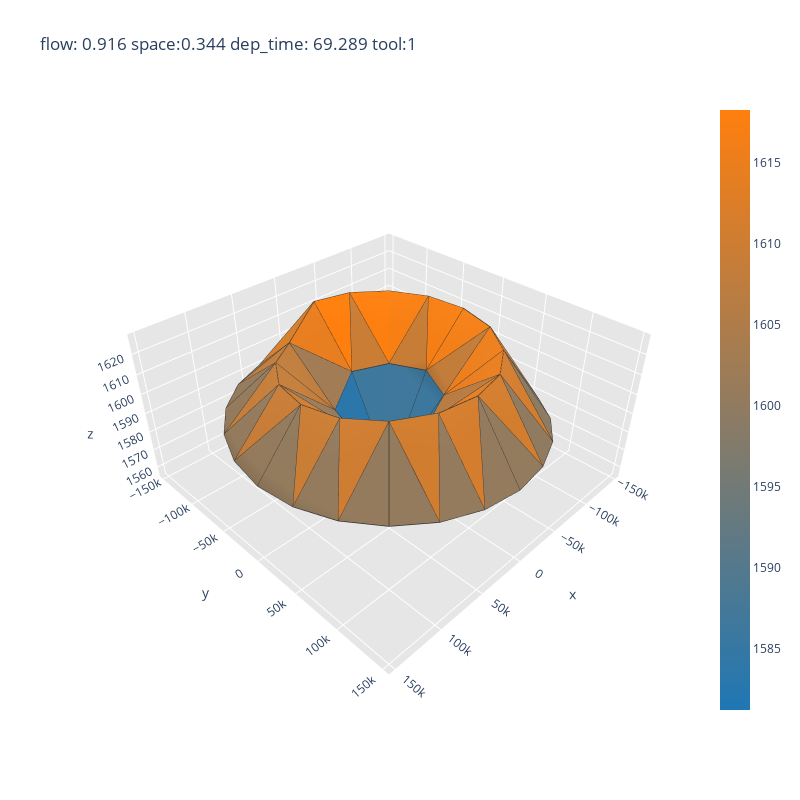
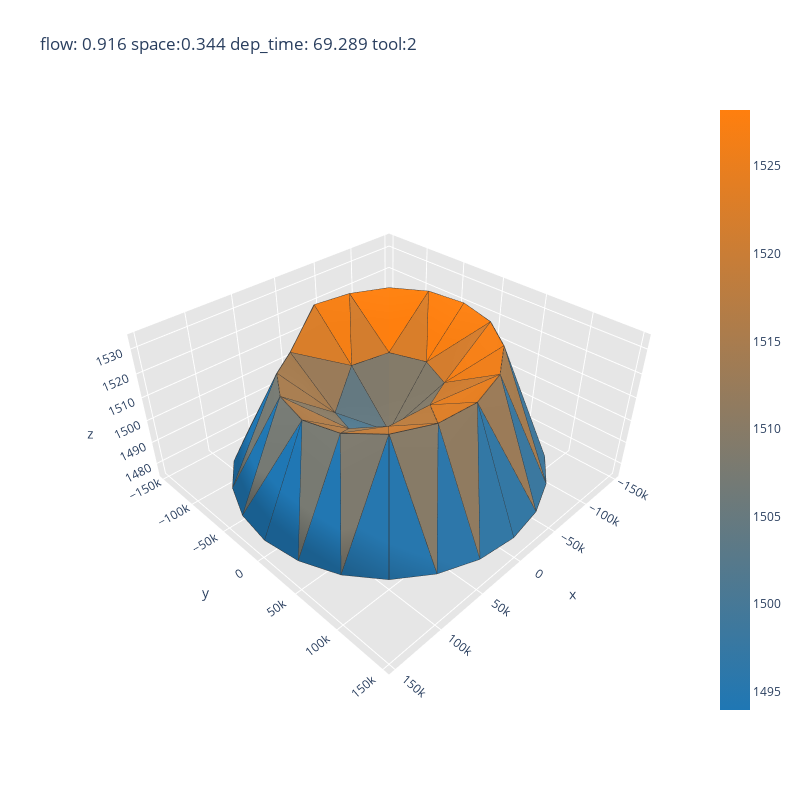
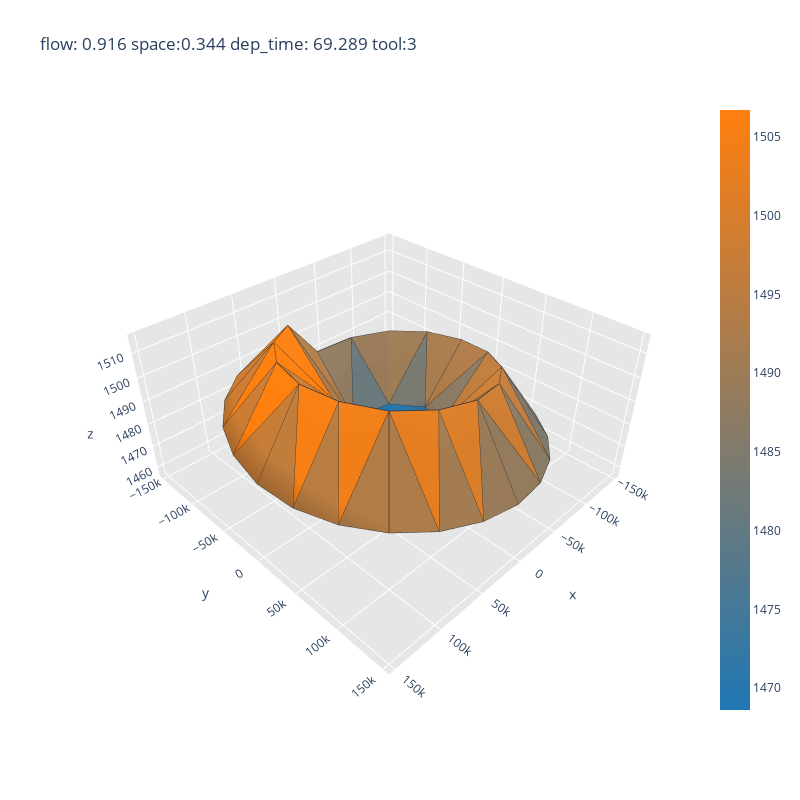
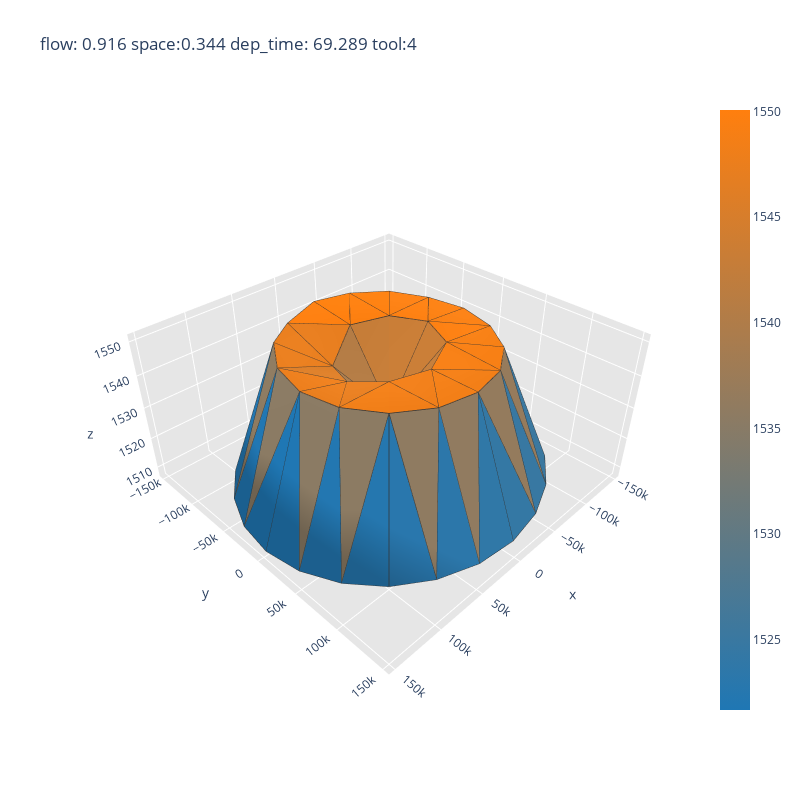

The code cell stored with these charts, in order, in its notebook:
### Code cell
tool_1 = df[all_sites].iloc[0].values
tool_2 = df[all_sites].iloc[1].values
tool_3 = df[all_sites].iloc[2].values
tool_4 = df[all_sites].iloc[3].values

visualize(tool_1, 'flow: 0.916 space:0.344 dep_time: 69.289 tool:1' )
visualize(tool_2, 'flow: 0.916 space:0.344 dep_time: 69.289 tool:2' )
visualize(tool_3, 'flow: 0.916 space:0.344 dep_time: 69.289 tool:3' )
visualize(tool_4, 'flow: 0.916 space:0.344 dep_time: 69.289 tool:4' )

### Figure 1 — Plotly figure (JSON) as saved in the notebook; plotly's stock layout.template omitted (floating-point values rounded to 4 significant figures; data arrays with more than 128 entries replaced by an {"elided": "..."} marker saying what was removed)
{"data": [{"facecolor": ["rgb(158, 124, 86)", "rgb(131, 123, 106)", "rgb(147, 123, 94)", "rgb(145, 123, 96)", "rgb(149, 123, 93)", "rgb(215, 126, 43)", "rgb(132, 123, 105)", "rgb(212, 125, 46)", "rgb(53, 120, 164)", "rgb(202, 125, 53)", "rgb(191, 125, 62)", "rgb(232, 126, 31)", "rgb(184, 124, 67)", "rgb(226, 126, 36)", "rgb(199, 125, 55)", "rgb(195, 125, 59)", "rgb(209, 125, 48)", "rgb(235, 126, 29)", "rgb(248, 127, 19)", "rgb(252, 127, 16)", "rgb(49, 120, 167)", "rgb(219, 126, 41)", "rgb(224, 126, 37)", "rgb(179, 124, 70)", "rgb(232, 126, 31)", "rgb(161, 124, 84)", "rgb(255, 127, 14)", "rgb(202, 125, 53)", "rgb(43, 119, 171)", "rgb(62, 120, 157)", "rgb(133, 123, 104)", "rgb(216, 126, 43)", "rgb(137, 123, 102)", "rgb(143, 123, 97)", "rgb(222, 126, 39)", "rgb(139, 123, 100)", "rgb(205, 125, 51)", "rgb(152, 123, 90)", "rgb(209, 125, 48)", "rgb(168, 124, 78)", "rgb(31, 119, 180)", "rgb(43, 119, 171)", "rgb(147, 123, 94)", "rgb(194, 125, 60)", "rgb(149, 123, 93)", "rgb(148, 123, 93)", "rgb(196, 125, 58)", "rgb(148, 123, 94)", "rgb(242, 127, 23)", "rgb(194, 125, 59)", "rgb(246, 127, 21)", "rgb(200, 125, 55)", "rgb(60, 120, 158)", "rgb(63, 120, 156)", "rgb(144, 123, 96)", "rgb(210, 125, 47)", "rgb(141, 123, 98)", "rgb(133, 123, 104)", "rgb(207, 125, 49)", "rgb(136, 123, 103)", "rgb(228, 126, 34)", "rgb(227, 126, 35)", "rgb(147, 123, 94)", "rgb(211, 125, 46)", "rgb(148, 123, 93)", "rgb(212, 125, 46)", "rgb(148, 123, 93)", "rgb(206, 125, 51)", "rgb(149, 123, 93)", "rgb(148, 123, 93)", "rgb(209, 125, 48)", "rgb(148, 123, 94)"], "i": [38, 32, 44, 17, 22, 18, 13, 14, 2, 19, 6, 3, 10, 16, 21, 21, 12, 12, 4, 16, 8, 8, 24, 8, 18, 6, 5, 5, 5, 4, 33, 14, 33, 16, 35, 34, 7, 21, 19, 8, 6, 7, 39, 18, 39, 21, 41, 40, 0, 12, 14, 4, 3, 0, 27, 10, 27, 12, 29, 28, 9, 24, 26, 10, 9, 9, 45, 19, 45, 24, 47, 46], "j": [17, 13, 22, 36, 42, 17, 30, 13, 3, 22, 18, 10, 3, 36, 42, 6, 30, 3, 14, 4, 2, 19, 8, 24, 5, 5, 16, 4, 6, 5, 14, 33, 34, 35, 16, 35, 21, 7, 7, 7, 7, 8, 18, 39, 40, 41, 21, 41, 12, 0, 0, 0, 0, 4, 10, 27, 28, 29, 12, 29, 10, 9, 9, 9, 48, 24, 19, 45, 46, 47, 24, 47], "k": [37, 31, 43, 37, 43, 38, 31, 32, 1, 44, 20, 11, 2, 17, 22, 20, 13, 11, 15, 15, 1, 23, 23, 2, 17, 18, 17, 16, 1, 1, 32, 15, 15, 36, 15, 15, 22, 6, 22, 19, 1, 1, 38, 20, 20, 42, 20, 20, 13, 3, 13, 14, 1, 1, 26, 11, 11, 30, 11, 11, 2, 2, 25, 26, 25, 48, 44, 23, 23, 48, 23, 23], "name": "", "type": "mesh3d", "x": [-49000, 0, 3e-12, -34650.0, -34650.0, -9.001e-12, 34650.0, 49000, 34650.0, 6.001e-12, -37503, -69300.0, -90540.0, -98000, -90540.0, -69300.0, -37503, -1.8e-11, 37503, 90540.0, 69300.0, 90540.0, 98000, 69300.0, 37503, 9.001e-12, -38050.0, -73500, -103945, -127306, -141991, -147000, -141991, -127306, -103945, -73500, -38050.0, -2.7e-11, 38050.0, 73500, 103945, 127306, 141991, 147000, 141991, 127306, 103945, 73500, 38050.0], "y": [6.001e-12, 0, 49000, 34650.0, -34650.0, -49000, -34650.0, -1.2e-11, 34650.0, 98000, 90540.0, 69300.0, 37503, 1.2e-11, -37503, -69300.0, -90540.0, -98000, -90540.0, 37503, -69300.0, -37503, -2.4e-11, 69300.0, 90540.0, 147000, 141991, 127306, 103945, 73500, 38050.0, 1.8e-11, -38050.0, -73500, -103945, -127306, -141991, -147000, -141991, -127306, -103945, -73500, -38050.0, -3.6e-11, 38050.0, 73500, 103945, 127306, 141991], "z": [1602.0, 1557.0, 1598.0, 1600.0, 1601.0, 1601.0, 1592.0, 1595.0, 1598.0, 1622.0, 1622.0, 1622.0, 1623.0, 1624.0, 1625.0, 1626.0, 1627.0, 1627.0, 1615.0, 1619.0, 1616.0, 1617.0, 1618.0, 1620.0, 1621.0, 1590.0, 1589.0, 1589.0, 1587.0, 1586.0, 1585.0, 1585.0, 1585.0, 1585.0, 1586.0, 1586.0, 1586.0, 1586.0, 1593.0, 1593.0, 1593.0, 1593.0, 1592.0, 1592.0, 1592.0, 1591.0, 1591.0, 1591.0, 1590.0]}, {"line": {"color": "rgb(50, 50, 50)", "width": 1.5}, "mode": "lines", "showlegend": false, "type": "scatter3d", "x": {"elided": "360 float values"}, "y": {"elided": "360 float values"}, "z": {"elided": "360 float values"}}, {"hoverinfo": "none", "marker": {"color": [1581.0, 1618.0], "colorscale": [[0, "rgb(31, 119, 180)"], [1, "rgb(255, 127, 14)"]], "showscale": true, "size": 0.1}, "mode": "markers", "showlegend": false, "type": "scatter3d", "x": [-49000], "y": [6.001e-12], "z": [1602.0]}], "layout": {"height": 800, "scene": {"aspectratio": {"x": 1, "y": 1, "z": 0.5}, "xaxis": {"backgroundcolor": "rgb(230, 230, 230)", "gridcolor": "rgb(255, 255, 255)", "showbackground": true, "zerolinecolor": "rgb(255, 255, 255)"}, "yaxis": {"backgroundcolor": "rgb(230, 230, 230)", "gridcolor": "rgb(255, 255, 255)", "showbackground": true, "zerolinecolor": "rgb(255, 255, 255)"}, "zaxis": {"backgroundcolor": "rgb(230, 230, 230)", "gridcolor": "rgb(255, 255, 255)", "showbackground": true, "zerolinecolor": "rgb(255, 255, 255)"}}, "title": {"text": "flow: 0.916 space:0.344 dep_time: 69.289 tool:1"}, "width": 800}}

### Figure 2 — Plotly figure (JSON) as saved in the notebook; plotly's stock layout.template omitted (floating-point values rounded to 4 significant figures; data arrays with more than 128 entries replaced by an {"elided": "..."} marker saying what was removed)
{"data": [{"facecolor": ["rgb(48, 120, 168)", "rgb(62, 120, 157)", "rgb(32, 119, 180)", "rgb(36, 119, 176)", "rgb(31, 119, 180)", "rgb(144, 123, 96)", "rgb(67, 120, 153)", "rgb(175, 124, 73)", "rgb(131, 123, 106)", "rgb(120, 122, 114)", "rgb(165, 124, 80)", "rgb(238, 126, 26)", "rgb(206, 125, 50)", "rgb(161, 124, 83)", "rgb(118, 122, 116)", "rgb(167, 124, 79)", "rgb(177, 124, 72)", "rgb(245, 127, 22)", "rgb(255, 127, 14)", "rgb(253, 127, 16)", "rgb(121, 122, 113)", "rgb(193, 125, 60)", "rgb(202, 125, 54)", "rgb(187, 125, 64)", "rgb(217, 126, 42)", "rgb(154, 123, 89)", "rgb(245, 127, 21)", "rgb(211, 125, 46)", "rgb(100, 121, 129)", "rgb(129, 122, 107)", "rgb(58, 120, 160)", "rgb(173, 124, 74)", "rgb(53, 120, 164)", "rgb(42, 119, 172)", "rgb(167, 124, 79)", "rgb(49, 120, 167)", "rgb(174, 124, 74)", "rgb(137, 123, 101)", "rgb(175, 124, 73)", "rgb(157, 124, 87)", "rgb(82, 121, 142)", "rgb(100, 121, 129)", "rgb(33, 119, 179)", "rgb(117, 122, 116)", "rgb(33, 119, 179)", "rgb(32, 119, 179)", "rgb(118, 122, 115)", "rgb(32, 119, 179)", "rgb(249, 127, 18)", "rgb(212, 125, 46)", "rgb(253, 127, 16)", "rgb(217, 126, 42)", "rgb(131, 123, 106)", "rgb(132, 123, 105)", "rgb(59, 120, 159)", "rgb(165, 124, 80)", "rgb(65, 120, 155)", "rgb(69, 120, 152)", "rgb(174, 124, 74)", "rgb(67, 120, 153)", "rgb(229, 126, 33)", "rgb(220, 126, 40)", "rgb(52, 120, 164)", "rgb(155, 123, 88)", "rgb(51, 120, 165)", "rgb(144, 123, 96)", "rgb(34, 119, 178)", "rgb(126, 122, 110)", "rgb(38, 119, 175)", "rgb(45, 119, 170)", "rgb(135, 123, 103)", "rgb(39, 119, 174)"], "i": [38, 32, 44, 17, 22, 18, 13, 14, 2, 19, 6, 3, 10, 16, 21, 21, 12, 12, 4, 16, 8, 8, 24, 8, 18, 6, 5, 5, 5, 4, 33, 14, 33, 16, 35, 34, 7, 21, 19, 8, 6, 7, 39, 18, 39, 21, 41, 40, 0, 12, 14, 4, 3, 0, 27, 10, 27, 12, 29, 28, 9, 24, 26, 10, 9, 9, 45, 19, 45, 24, 47, 46], "j": [17, 13, 22, 36, 42, 17, 30, 13, 3, 22, 18, 10, 3, 36, 42, 6, 30, 3, 14, 4, 2, 19, 8, 24, 5, 5, 16, 4, 6, 5, 14, 33, 34, 35, 16, 35, 21, 7, 7, 7, 7, 8, 18, 39, 40, 41, 21, 41, 12, 0, 0, 0, 0, 4, 10, 27, 28, 29, 12, 29, 10, 9, 9, 9, 48, 24, 19, 45, 46, 47, 24, 47], "k": [37, 31, 43, 37, 43, 38, 31, 32, 1, 44, 20, 11, 2, 17, 22, 20, 13, 11, 15, 15, 1, 23, 23, 2, 17, 18, 17, 16, 1, 1, 32, 15, 15, 36, 15, 15, 22, 6, 22, 19, 1, 1, 38, 20, 20, 42, 20, 20, 13, 3, 13, 14, 1, 1, 26, 11, 11, 30, 11, 11, 2, 2, 25, 26, 25, 48, 44, 23, 23, 48, 23, 23], "name": "", "type": "mesh3d", "x": [-49000, 0, 3e-12, -34650.0, -34650.0, -9.001e-12, 34650.0, 49000, 34650.0, 6.001e-12, -37503, -69300.0, -90540.0, -98000, -90540.0, -69300.0, -37503, -1.8e-11, 37503, 90540.0, 69300.0, 90540.0, 98000, 69300.0, 37503, 9.001e-12, -38050.0, -73500, -103945, -127306, -141991, -147000, -141991, -127306, -103945, -73500, -38050.0, -2.7e-11, 38050.0, 73500, 103945, 127306, 141991, 147000, 141991, 127306, 103945, 73500, 38050.0], "y": [6.001e-12, 0, 49000, 34650.0, -34650.0, -49000, -34650.0, -1.2e-11, 34650.0, 98000, 90540.0, 69300.0, 37503, 1.2e-11, -37503, -69300.0, -90540.0, -98000, -90540.0, 37503, -69300.0, -37503, -2.4e-11, 69300.0, 90540.0, 147000, 141991, 127306, 103945, 73500, 38050.0, 1.8e-11, -38050.0, -73500, -103945, -127306, -141991, -147000, -141991, -127306, -103945, -73500, -38050.0, -3.6e-11, 38050.0, 73500, 103945, 127306, 141991], "z": [1516.0, 1495.0, 1516.0, 1516.0, 1517.0, 1515.0, 1503.0, 1507.0, 1512.0, 1527.0, 1529.0, 1531.0, 1532.0, 1533.0, 1534.0, 1534.0, 1533.0, 1533.0, 1520.0, 1521.0, 1520.0, 1521.0, 1520.0, 1523.0, 1525.0, 1482.0, 1483.0, 1483.0, 1483.0, 1484.0, 1483.0, 1482.0, 1481.0, 1480.0, 1479.0, 1478.0, 1476.0, 1476.0, 1482.0, 1481.0, 1481.0, 1481.0, 1481.0, 1481.0, 1481.0, 1481.0, 1481.0, 1481.0, 1482.0]}, {"line": {"color": "rgb(50, 50, 50)", "width": 1.5}, "mode": "lines", "showlegend": false, "type": "scatter3d", "x": {"elided": "360 float values"}, "y": {"elided": "360 float values"}, "z": {"elided": "360 float values"}}, {"hoverinfo": "none", "marker": {"color": [1494.0, 1528.0], "colorscale": [[0, "rgb(31, 119, 180)"], [1, "rgb(255, 127, 14)"]], "showscale": true, "size": 0.1}, "mode": "markers", "showlegend": false, "type": "scatter3d", "x": [-49000], "y": [6.001e-12], "z": [1516.0]}], "layout": {"height": 800, "scene": {"aspectratio": {"x": 1, "y": 1, "z": 0.5}, "xaxis": {"backgroundcolor": "rgb(230, 230, 230)", "gridcolor": "rgb(255, 255, 255)", "showbackground": true, "zerolinecolor": "rgb(255, 255, 255)"}, "yaxis": {"backgroundcolor": "rgb(230, 230, 230)", "gridcolor": "rgb(255, 255, 255)", "showbackground": true, "zerolinecolor": "rgb(255, 255, 255)"}, "zaxis": {"backgroundcolor": "rgb(230, 230, 230)", "gridcolor": "rgb(255, 255, 255)", "showbackground": true, "zerolinecolor": "rgb(255, 255, 255)"}}, "title": {"text": "flow: 0.916 space:0.344 dep_time: 69.289 tool:2"}, "width": 800}}

### Figure 3 — Plotly figure (JSON) as saved in the notebook; plotly's stock layout.template omitted (floating-point values rounded to 4 significant figures; data arrays with more than 128 entries replaced by an {"elided": "..."} marker saying what was removed)
{"data": [{"facecolor": ["rgb(114, 122, 119)", "rgb(97, 121, 131)", "rgb(193, 125, 60)", "rgb(57, 120, 161)", "rgb(200, 125, 55)", "rgb(213, 125, 45)", "rgb(104, 122, 126)", "rgb(151, 123, 91)", "rgb(64, 120, 156)", "rgb(247, 127, 20)", "rgb(249, 127, 18)", "rgb(202, 125, 53)", "rgb(162, 124, 83)", "rgb(123, 122, 112)", "rgb(255, 127, 14)", "rgb(255, 127, 14)", "rgb(164, 124, 82)", "rgb(191, 125, 61)", "rgb(158, 124, 86)", "rgb(153, 123, 90)", "rgb(72, 120, 149)", "rgb(243, 127, 23)", "rgb(237, 126, 28)", "rgb(179, 124, 70)", "rgb(176, 124, 72)", "rgb(168, 124, 79)", "rgb(143, 123, 97)", "rgb(106, 122, 124)", "rgb(60, 120, 159)", "rgb(31, 119, 180)", "rgb(88, 121, 138)", "rgb(142, 123, 98)", "rgb(78, 121, 145)", "rgb(64, 120, 156)", "rgb(130, 123, 106)", "rgb(71, 120, 150)", "rgb(251, 127, 17)", "rgb(201, 125, 54)", "rgb(250, 127, 18)", "rgb(191, 125, 61)", "rgb(87, 121, 138)", "rgb(78, 121, 145)", "rgb(207, 125, 50)", "rgb(251, 127, 17)", "rgb(208, 125, 49)", "rgb(205, 125, 51)", "rgb(254, 127, 14)", "rgb(206, 125, 51)", "rgb(175, 124, 73)", "rgb(139, 123, 100)", "rgb(168, 124, 78)", "rgb(121, 122, 113)", "rgb(53, 120, 164)", "rgb(41, 119, 173)", "rgb(138, 123, 100)", "rgb(192, 125, 61)", "rgb(127, 122, 109)", "rgb(113, 122, 119)", "rgb(176, 124, 73)", "rgb(123, 122, 112)", "rgb(218, 126, 42)", "rgb(226, 126, 35)", "rgb(148, 123, 93)", "rgb(204, 125, 51)", "rgb(154, 123, 89)", "rgb(218, 126, 41)", "rgb(186, 125, 65)", "rgb(240, 126, 25)", "rgb(178, 124, 71)", "rgb(163, 124, 82)", "rgb(229, 126, 33)", "rgb(172, 124, 75)"], "i": [38, 32, 44, 17, 22, 18, 13, 14, 2, 19, 6, 3, 10, 16, 21, 21, 12, 12, 4, 16, 8, 8, 24, 8, 18, 6, 5, 5, 5, 4, 33, 14, 33, 16, 35, 34, 7, 21, 19, 8, 6, 7, 39, 18, 39, 21, 41, 40, 0, 12, 14, 4, 3, 0, 27, 10, 27, 12, 29, 28, 9, 24, 26, 10, 9, 9, 45, 19, 45, 24, 47, 46], "j": [17, 13, 22, 36, 42, 17, 30, 13, 3, 22, 18, 10, 3, 36, 42, 6, 30, 3, 14, 4, 2, 19, 8, 24, 5, 5, 16, 4, 6, 5, 14, 33, 34, 35, 16, 35, 21, 7, 7, 7, 7, 8, 18, 39, 40, 41, 21, 41, 12, 0, 0, 0, 0, 4, 10, 27, 28, 29, 12, 29, 10, 9, 9, 9, 48, 24, 19, 45, 46, 47, 24, 47], "k": [37, 31, 43, 37, 43, 38, 31, 32, 1, 44, 20, 11, 2, 17, 22, 20, 13, 11, 15, 15, 1, 23, 23, 2, 17, 18, 17, 16, 1, 1, 32, 15, 15, 36, 15, 15, 22, 6, 22, 19, 1, 1, 38, 20, 20, 42, 20, 20, 13, 3, 13, 14, 1, 1, 26, 11, 11, 30, 11, 11, 2, 2, 25, 26, 25, 48, 44, 23, 23, 48, 23, 23], "name": "", "type": "mesh3d", "x": [-49000, 0, 3e-12, -34650.0, -34650.0, -9.001e-12, 34650.0, 49000, 34650.0, 6.001e-12, -37503, -69300.0, -90540.0, -98000, -90540.0, -69300.0, -37503, -1.8e-11, 37503, 90540.0, 69300.0, 90540.0, 98000, 69300.0, 37503, 9.001e-12, -38050.0, -73500, -103945, -127306, -141991, -147000, -141991, -127306, -103945, -73500, -38050.0, -2.7e-11, 38050.0, 73500, 103945, 127306, 141991, 147000, 141991, 127306, 103945, 73500, 38050.0], "y": [6.001e-12, 0, 49000, 34650.0, -34650.0, -49000, -34650.0, -1.2e-11, 34650.0, 98000, 90540.0, 69300.0, 37503, 1.2e-11, -37503, -69300.0, -90540.0, -98000, -90540.0, 37503, -69300.0, -37503, -2.4e-11, 69300.0, 90540.0, 147000, 141991, 127306, 103945, 73500, 38050.0, 1.8e-11, -38050.0, -73500, -103945, -127306, -141991, -147000, -141991, -127306, -103945, -73500, -38050.0, -3.6e-11, 38050.0, 73500, 103945, 127306, 141991], "z": [1478.0, 1457.0, 1484.0, 1481.0, 1476.0, 1473.0, 1490.0, 1487.0, 1486.0, 1510.0, 1507.0, 1505.0, 1502.0, 1500.0, 1498.0, 1497.0, 1496.0, 1494.0, 1513.0, 1515.0, 1514.0, 1516.0, 1515.0, 1513.0, 1512.0, 1479.0, 1477.0, 1476.0, 1475.0, 1474.0, 1473.0, 1471.0, 1469.0, 1467.0, 1466.0, 1464.0, 1463.0, 1462.0, 1492.0, 1491.0, 1491.0, 1490.0, 1489.0, 1487.0, 1486.0, 1484.0, 1483.0, 1481.0, 1480.0]}, {"line": {"color": "rgb(50, 50, 50)", "width": 1.5}, "mode": "lines", "showlegend": false, "type": "scatter3d", "x": {"elided": "360 float values"}, "y": {"elided": "360 float values"}, "z": {"elided": "360 float values"}}, {"hoverinfo": "none", "marker": {"color": [1469.0, 1507.0], "colorscale": [[0, "rgb(31, 119, 180)"], [1, "rgb(255, 127, 14)"]], "showscale": true, "size": 0.1}, "mode": "markers", "showlegend": false, "type": "scatter3d", "x": [-49000], "y": [6.001e-12], "z": [1478.0]}], "layout": {"height": 800, "scene": {"aspectratio": {"x": 1, "y": 1, "z": 0.5}, "xaxis": {"backgroundcolor": "rgb(230, 230, 230)", "gridcolor": "rgb(255, 255, 255)", "showbackground": true, "zerolinecolor": "rgb(255, 255, 255)"}, "yaxis": {"backgroundcolor": "rgb(230, 230, 230)", "gridcolor": "rgb(255, 255, 255)", "showbackground": true, "zerolinecolor": "rgb(255, 255, 255)"}, "zaxis": {"backgroundcolor": "rgb(230, 230, 230)", "gridcolor": "rgb(255, 255, 255)", "showbackground": true, "zerolinecolor": "rgb(255, 255, 255)"}}, "title": {"text": "flow: 0.916 space:0.344 dep_time: 69.289 tool:3"}, "width": 800}}

### Figure 4 — Plotly figure (JSON) as saved in the notebook; plotly's stock layout.template omitted (floating-point values rounded to 4 significant figures; data arrays with more than 128 entries replaced by an {"elided": "..."} marker saying what was removed)
{"data": [{"facecolor": ["rgb(61, 120, 158)", "rgb(75, 121, 148)", "rgb(32, 119, 179)", "rgb(80, 121, 144)", "rgb(31, 119, 180)", "rgb(147, 123, 94)", "rgb(71, 120, 150)", "rgb(161, 124, 84)", "rgb(196, 125, 58)", "rgb(139, 123, 100)", "rgb(233, 126, 30)", "rgb(247, 127, 20)", "rgb(246, 127, 21)", "rgb(168, 124, 78)", "rgb(139, 123, 100)", "rgb(233, 126, 30)", "rgb(156, 123, 87)", "rgb(246, 127, 20)", "rgb(250, 127, 18)", "rgb(253, 127, 15)", "rgb(190, 125, 62)", "rgb(241, 127, 24)", "rgb(241, 126, 24)", "rgb(240, 126, 25)", "rgb(253, 127, 16)", "rgb(232, 126, 31)", "rgb(255, 127, 14)", "rgb(252, 127, 16)", "rgb(180, 124, 69)", "rgb(198, 125, 56)", "rgb(76, 121, 146)", "rgb(163, 124, 82)", "rgb(78, 121, 145)", "rgb(77, 121, 146)", "rgb(165, 124, 81)", "rgb(76, 121, 146)", "rgb(236, 126, 28)", "rgb(220, 126, 40)", "rgb(234, 126, 29)", "rgb(231, 126, 32)", "rgb(169, 124, 78)", "rgb(181, 124, 69)", "rgb(37, 119, 175)", "rgb(144, 123, 96)", "rgb(37, 119, 175)", "rgb(33, 119, 179)", "rgb(142, 123, 97)", "rgb(36, 119, 176)", "rgb(248, 127, 19)", "rgb(251, 127, 17)", "rgb(249, 127, 18)", "rgb(252, 127, 17)", "rgb(201, 125, 54)", "rgb(201, 125, 54)", "rgb(56, 120, 162)", "rgb(150, 123, 92)", "rgb(59, 120, 159)", "rgb(67, 120, 153)", "rgb(154, 123, 89)", "rgb(63, 120, 156)", "rgb(243, 127, 23)", "rgb(243, 127, 23)", "rgb(52, 120, 164)", "rgb(148, 123, 93)", "rgb(48, 120, 167)", "rgb(145, 123, 96)", "rgb(35, 119, 177)", "rgb(140, 123, 99)", "rgb(37, 119, 175)", "rgb(44, 119, 170)", "rgb(143, 123, 97)", "rgb(41, 119, 173)"], "i": [38, 32, 44, 17, 22, 18, 13, 14, 2, 19, 6, 3, 10, 16, 21, 21, 12, 12, 4, 16, 8, 8, 24, 8, 18, 6, 5, 5, 5, 4, 33, 14, 33, 16, 35, 34, 7, 21, 19, 8, 6, 7, 39, 18, 39, 21, 41, 40, 0, 12, 14, 4, 3, 0, 27, 10, 27, 12, 29, 28, 9, 24, 26, 10, 9, 9, 45, 19, 45, 24, 47, 46], "j": [17, 13, 22, 36, 42, 17, 30, 13, 3, 22, 18, 10, 3, 36, 42, 6, 30, 3, 14, 4, 2, 19, 8, 24, 5, 5, 16, 4, 6, 5, 14, 33, 34, 35, 16, 35, 21, 7, 7, 7, 7, 8, 18, 39, 40, 41, 21, 41, 12, 0, 0, 0, 0, 4, 10, 27, 28, 29, 12, 29, 10, 9, 9, 9, 48, 24, 19, 45, 46, 47, 24, 47], "k": [37, 31, 43, 37, 43, 38, 31, 32, 1, 44, 20, 11, 2, 17, 22, 20, 13, 11, 15, 15, 1, 23, 23, 2, 17, 18, 17, 16, 1, 1, 32, 15, 15, 36, 15, 15, 22, 6, 22, 19, 1, 1, 38, 20, 20, 42, 20, 20, 13, 3, 13, 14, 1, 1, 26, 11, 11, 30, 11, 11, 2, 2, 25, 26, 25, 48, 44, 23, 23, 48, 23, 23], "name": "", "type": "mesh3d", "x": [-49000, 0, 3e-12, -34650.0, -34650.0, -9.001e-12, 34650.0, 49000, 34650.0, 6.001e-12, -37503, -69300.0, -90540.0, -98000, -90540.0, -69300.0, -37503, -1.8e-11, 37503, 90540.0, 69300.0, 90540.0, 98000, 69300.0, 37503, 9.001e-12, -38050.0, -73500, -103945, -127306, -141991, -147000, -141991, -127306, -103945, -73500, -38050.0, -2.7e-11, 38050.0, 73500, 103945, 127306, 141991, 147000, 141991, 127306, 103945, 73500, 38050.0], "y": [6.001e-12, 0, 49000, 34650.0, -34650.0, -49000, -34650.0, -1.2e-11, 34650.0, 98000, 90540.0, 69300.0, 37503, 1.2e-11, -37503, -69300.0, -90540.0, -98000, -90540.0, 37503, -69300.0, -37503, -2.4e-11, 69300.0, 90540.0, 147000, 141991, 127306, 103945, 73500, 38050.0, 1.8e-11, -38050.0, -73500, -103945, -127306, -141991, -147000, -141991, -127306, -103945, -73500, -38050.0, -3.6e-11, 38050.0, 73500, 103945, 127306, 141991], "z": [1550.0, 1530.0, 1548.0, 1550.0, 1550.0, 1549.0, 1543.0, 1545.0, 1548.0, 1549.0, 1549.0, 1549.0, 1548.0, 1549.0, 1549.0, 1550.0, 1550.0, 1551.0, 1549.0, 1549.0, 1550.0, 1549.0, 1549.0, 1549.0, 1549.0, 1512.0, 1513.0, 1513.0, 1514.0, 1515.0, 1515.0, 1516.0, 1517.0, 1517.0, 1517.0, 1516.0, 1516.0, 1517.0, 1509.0, 1509.0, 1509.0, 1508.0, 1508.0, 1508.0, 1509.0, 1509.0, 1510.0, 1510.0, 1511.0]}, {"line": {"color": "rgb(50, 50, 50)", "width": 1.5}, "mode": "lines", "showlegend": false, "type": "scatter3d", "x": {"elided": "360 float values"}, "y": {"elided": "360 float values"}, "z": {"elided": "360 float values"}}, {"hoverinfo": "none", "marker": {"color": [1522.0, 1550.0], "colorscale": [[0, "rgb(31, 119, 180)"], [1, "rgb(255, 127, 14)"]], "showscale": true, "size": 0.1}, "mode": "markers", "showlegend": false, "type": "scatter3d", "x": [-49000], "y": [6.001e-12], "z": [1550.0]}], "layout": {"height": 800, "scene": {"aspectratio": {"x": 1, "y": 1, "z": 0.5}, "xaxis": {"backgroundcolor": "rgb(230, 230, 230)", "gridcolor": "rgb(255, 255, 255)", "showbackground": true, "zerolinecolor": "rgb(255, 255, 255)"}, "yaxis": {"backgroundcolor": "rgb(230, 230, 230)", "gridcolor": "rgb(255, 255, 255)", "showbackground": true, "zerolinecolor": "rgb(255, 255, 255)"}, "zaxis": {"backgroundcolor": "rgb(230, 230, 230)", "gridcolor": "rgb(255, 255, 255)", "showbackground": true, "zerolinecolor": "rgb(255, 255, 255)"}}, "title": {"text": "flow: 0.916 space:0.344 dep_time: 69.289 tool:4"}, "width": 800}}
